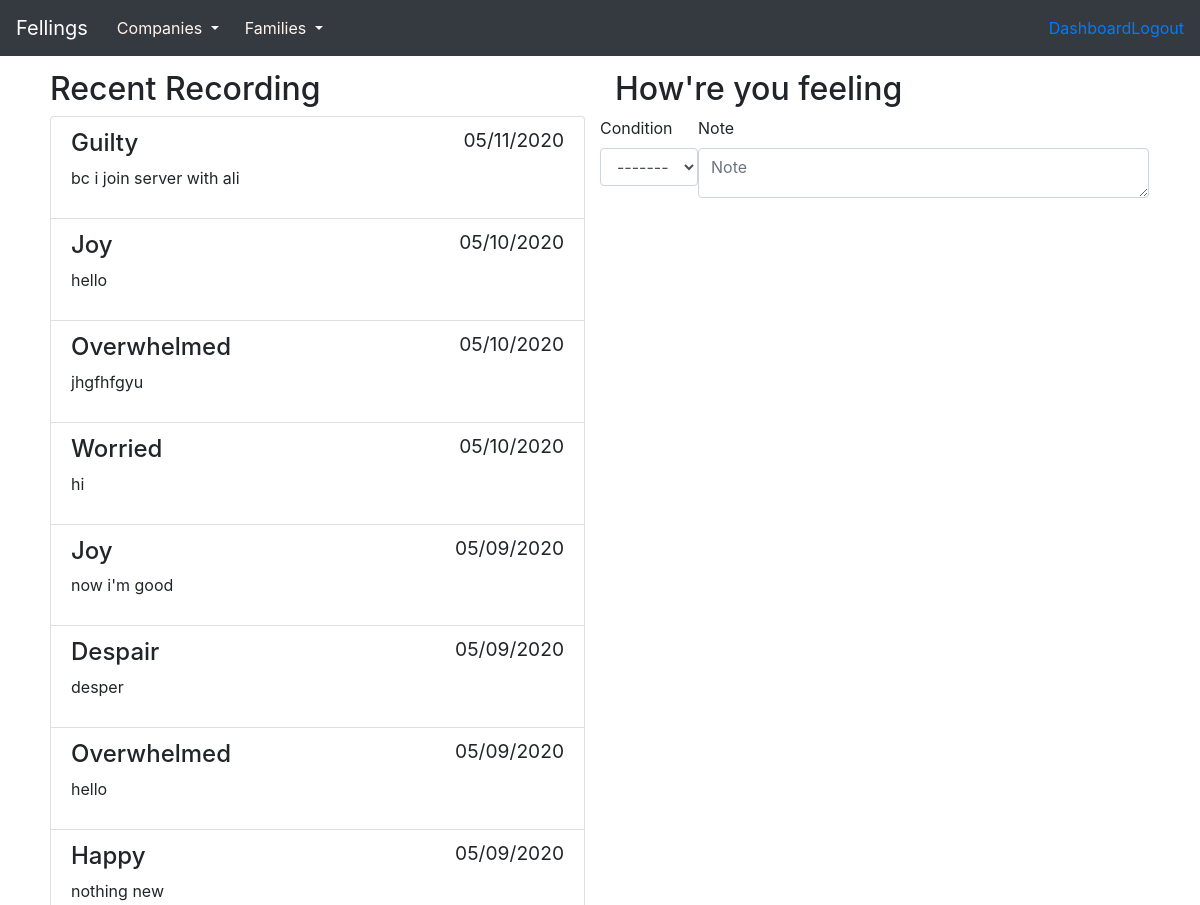
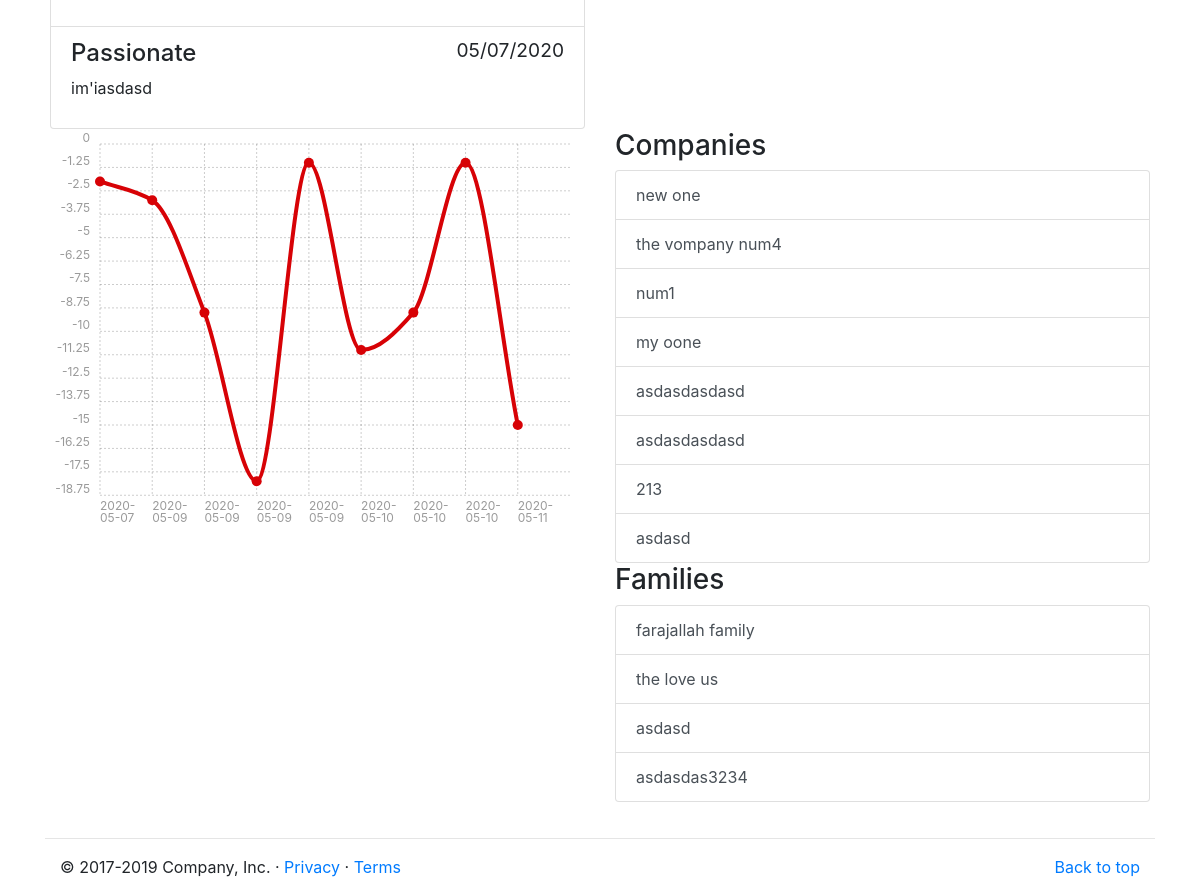
Page /users/dashboard/ (signed in) on the committed database (2 pictures, top to bottom).
### thoughts/models.py (models this page shows, shortened)
class Thought(models.Model):
    user = models.ForeignKey(User, on_delete=models.CASCADE, related_name="thoughts")
    recorded_at = models.DateTimeField(default=timezone.now, editable=False)
    condition = models.IntegerField(choices=CONDITIONS)
    note = models.TextField(blank=True, default="")
    class Meta:
        ordering = ["-recorded_at"]

### groups/models.py (models this page shows, shortened)
class Group(models.Model):
    created_at = models.DateTimeField(default=timezone.now)
    created_by = models.ForeignKey(
        User, on_delete=models.CASCADE, related_name="%(class)s_created"
    )
    name = models.CharField(max_length=255)
    slug = AutoSlugField(populate_from="name", default="", unique=True)
    description = models.TextField(default="")
    class Meta:
        abstract = True

class Company(Group):
    members = models.ManyToManyField(User, related_name="companies")
    class Meta:
        verbose_name_plural = "companies"

class Family(Group):
    members = models.ManyToManyField(User, related_name="families")
    class Meta:
        verbose_name_plural = "families"

### users/views.py (the view, shortened to what this page needs)
# urls.py: path("dashboard/", views.Dashboard.as_view(), name="dashboard"),
class Dashboard(LoginRequiredMixin, SelectRelatedMixin, generic.TemplateView):
    model = User
    select_related = "thoughts"
    template_name = "users/dashboard.html"

### thoughts/form.py
class ThoughtForm(forms.ModelForm):
    class Meta:
        fields = ["condition", "note"]
        model = models.Thought

### thoughts/templatetags/thought_tags.py (called while the page is built)
@register.inclusion_tag("thoughts/_form.html")
def thought_form():
    form = ThoughtForm()
    return {"form": form}

@register.simple_tag(takes_context=True)
def chart_data(context):
    user = context["user"]
    ten_days_ago = timezone.now() - datetime.timedelta(days=10)
    thoughts = user.thoughts.filter(recorded_at__gte=ten_days_ago).order_by(
        "recorded_at"
    )
    return json.dumps(
        {
            "labels": [
                thought.recorded_at.strftime("%Y-%m-%d") for thought in thoughts
            ],
            "series": [[thought.condition * -1 for thought in thoughts]],
        }
    )

### users/templates/users/dashboard.html (shortened to what this page needs)
{% extends 'layout.html' %}
{% load static %}
{% load thought_tags %}
{% block content %}
<div class="container" style="padding: 20px;">
    <dev class="row">
        <div class="col-md-6">
            <h2>Recent Recording</h2>
            <div class="list-group">
                {% for thought in user.thoughts.all %}
                <div class="list-group-item">
                    <h4 class="list-group-item-heading">
                        <time class="small float-right" datetime="{{ thought.recorded_at }}">
                            {{ thought.recorded_at|date:'SHORT_DATE_FORMAT' }}
                        </time>
                        {{ thought.get_condition_display}}
                    </h4>
                    {% if thought.note %}
                    {{ thought.note|linebreaks }}
                    {% endif %}
                </div>
                {% endfor %}
            </div>
        </div>
        <dev class="col-md-6">
            {% thought_form %}
        </dev>
    </dev>
    <div class="row">
        <div class="col-md-6">
            <div class="ct-chart ct-perfect-fourth"></div>
        </div>
        <div class="col-md-6">
            <h3>Companies</h3>
            <div class="list-group">
                {% for company in user.companies.all %}
                <a href="{% url 'groups:detail-com' slug=company.slug %}"
                    class="list-group-item list-group-item-action ">{{ company.name }}</a>
                {% endfor %}
            </div>
            <h3>Families</h3>
            <div class="list-group">
                {% for family in user.families.all %}
                <a href="{% url 'groups:detail-fam' slug=family.slug %}"
                    class="list-group-item list-group-item-action ">{{ family.name }}</a>
                {% endfor %}
            </div>
        </div>
    </div>
</div>
{% endblock %}
{% block css %}
<link rel="stylesheet" href='{% static "js/chartist/chartist.min.css" %}'>
{% endblock %}

### assets/css/feelings.css (style rules this page uses)
body { padding-top: 50px; }

### rows in the picture
Thought: recorded_at "05/11/2020", condition "Guilty", note "bc i join server with ali"
Thought: recorded_at "05/10/2020", condition "Joy", note "hello"
Thought: recorded_at "05/10/2020", condition "Overwhelmed", note "jhgfhfgyu"
Thought: recorded_at "05/10/2020", condition "Worried", note "hi"
Thought: recorded_at "05/09/2020", condition "Joy", note "now i'm good"
Thought: recorded_at "05/09/2020", condition "Despair", note "desper"
Thought: recorded_at "05/09/2020", condition "Overwhelmed", note "hello"
Thought: recorded_at "05/09/2020", condition "Happy", note "nothing new"
Thought: recorded_at "05/07/2020", condition "Passionate", note "im'iasdasd"
Company: name "new one"
Company: name "the vompany num4"
Company: name "num1"
Company: name "my oone"
Company: name "asdasdasdasd"
Company: name "asdasdasdasd"
Company: name "213"
Company: name "asdasd"
Family: name "farajallah family"
Family: name "the love us"
Family: name "asdasd"
Family: name "asdasdas3234"
